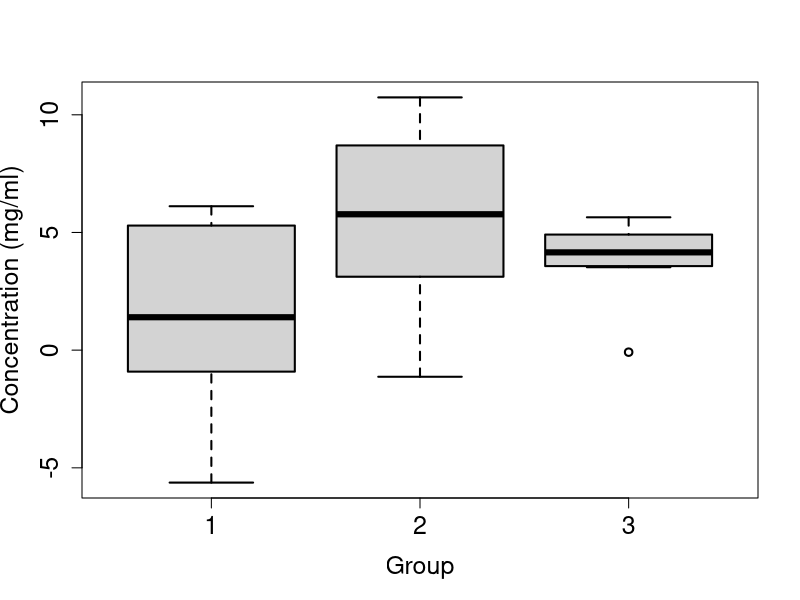
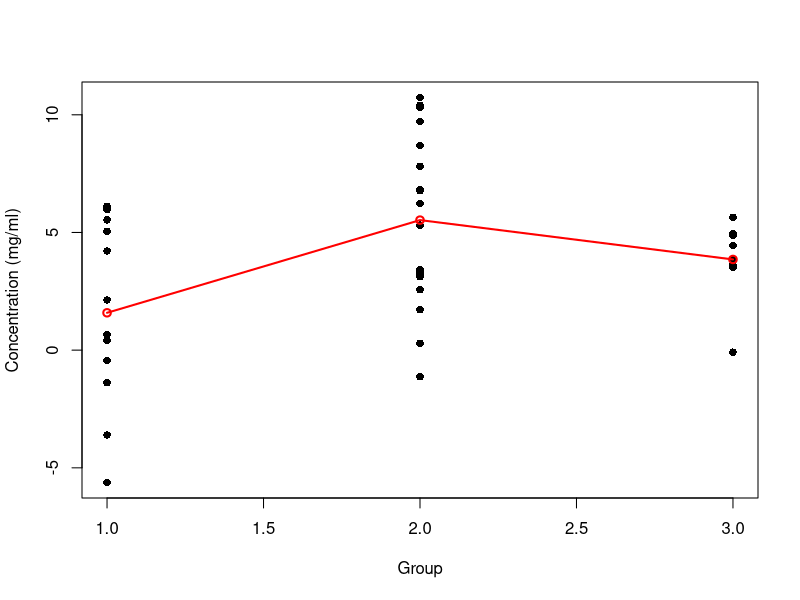
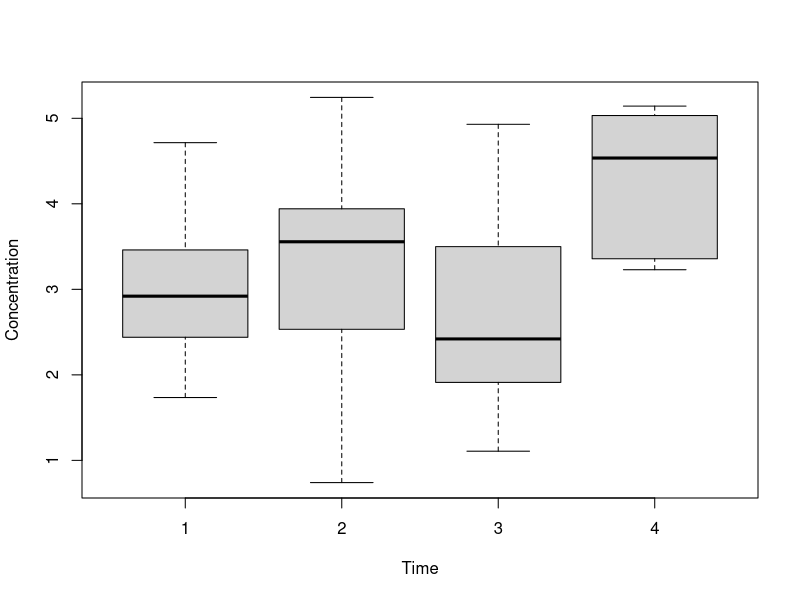
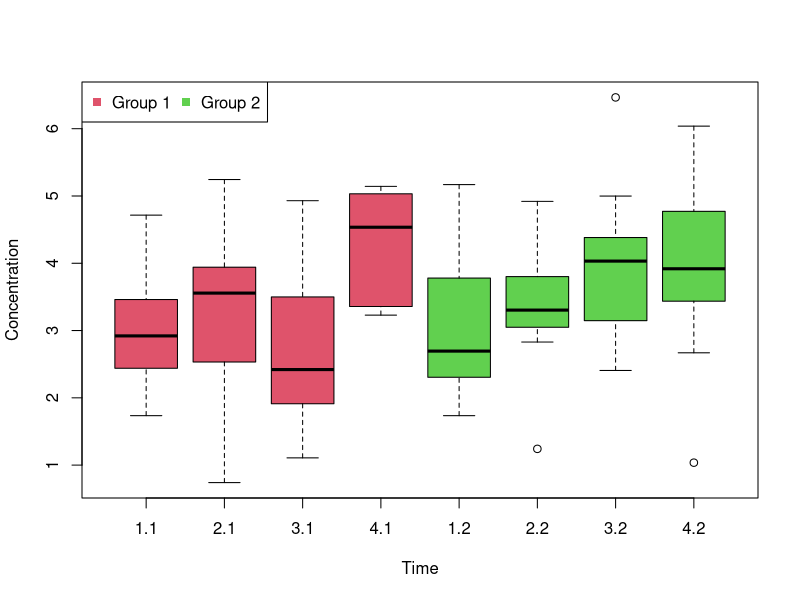

Recreate these plots in R, in order.
## ---- chunk 1

## ---- chunk 2
n1 = 12
n2 = 18
n3 = 8
## ---- chunk 3
mu1 = 1
mu2 = 4.5
mu3 = 6
## ---- chunk 4
x1 = rnorm(n=n1, mean=mu1, sd=3)
x2 = rnorm(n=n2, mean=mu2, sd=3)
x3 = rnorm(n=n3, mean=mu3, sd=3)
## ---- chunk 5
boxplot(x1, x2, x3, cex.lab=1.5, cex.axis=1.5, xlab="Group", 
        ylab="Concentration (mg/ml)", names=c(1, 2, 3), lwd=2)

x = c(x1, x2, x3)
group = (c(rep('1', n1), rep('2', n2), rep('3', n3)))

aov.oneway = aov(x ~ group)
summary(aov.oneway)

## ---- chunk 6
plot(x ~ group,
     xlab="Group",
     ylab="Concentration (mg/ml)",
     pch=16)

# mean of the first group
tr1<-summary.lm(aov.oneway)$coefficients[1,1] 
# mean of the second group
tr2<-tr1+summary.lm(aov.oneway)$coefficients[2,1] 
# mean of the second group
tr3<-tr1+summary.lm(aov.oneway)$coefficients[3,1] 

points(c(1,2,3),c(tr1,tr2,tr3),col='red',lwd=2)
lines(c(1,2,3),c(tr1,tr2,tr3),col='red',lwd=2)

## ---- chunk 7
(t1 = t.test(x1, x2))
(t2 = t.test(x1, x3))
(t3 = t.test(x2, x3))

## Using bonferroni correction we can adjust the p-values 
p.adjust(p = c(t1$p.value, t2$p.value, t3$p.value), method = "bonferroni")
## ---- chunk 8

x1 = rnorm(n=n1, mean=mu1, sd=5)
x2 = rnorm(n=n2, mean=mu2, sd=5)
x3 = rnorm(n=n3, mean=mu3, sd=5)

x = c(x1, x2, x3)
group = (c(rep('1', n1), rep('2', n2), rep('3', n3)))

aov.oneway = aov(x ~ group)
summary(aov.oneway)

## ---- chunk 9
X <- read.csv("./data/Exercise_8_3_Repeated_OneWay.csv", sep=";")
str(X)
## ---- chunk 10
boxplot(X$Concentration ~ X$Time, 
        xlab="Time", 
        ylab="Concentration")

summary(aov(X$Concentration ~ X$Time))
## ---- chunk 11
summary(aov(X$Concentration ~ X$Time + Error(X$Patient)))
## ---- chunk 12
X = read.csv("./data/Exercise_8_3_Repeated_TwoWay.csv", sep=";")
str(X)

boxplot(X$Concentration ~ X$Time + X$Group, 
        xlab="Time", 
        ylab="Concentration", 
        col=c(2,2,2,2,3,3,3,3)
        )

#3.1 means time 3 group 1

legend("topleft", c("Group 1", "Group 2"), col=c(2,3), ncol=2, pch=15)

## ---- chunk 13
#Without information of repeated measures; and with intreacttions
summary(aov(X$Concentration ~ X$Time + X$Group + X$Time:X$Group))

### With information of repeated measures
summary(aov(X$Concentration ~ X$Time + X$Group + X$Time:X$Group + Error(X$Patient)))
